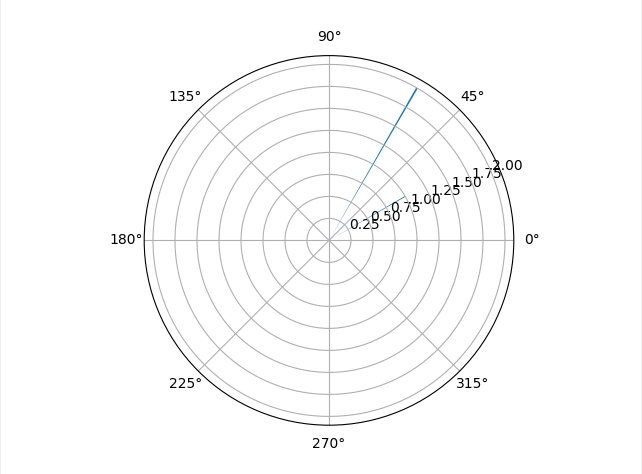

Write Python code to recreate this figure.
from matplotlib.pyplot import figure, show
from math import pi

fig = figure()

ax = fig.add_subplot(111, polar = True)

theta = [30, 60]
theta = [i*pi/180 for i in theta]

r = [1., 2.0]
ax.bar(theta, r, width = 0.01)

show()
